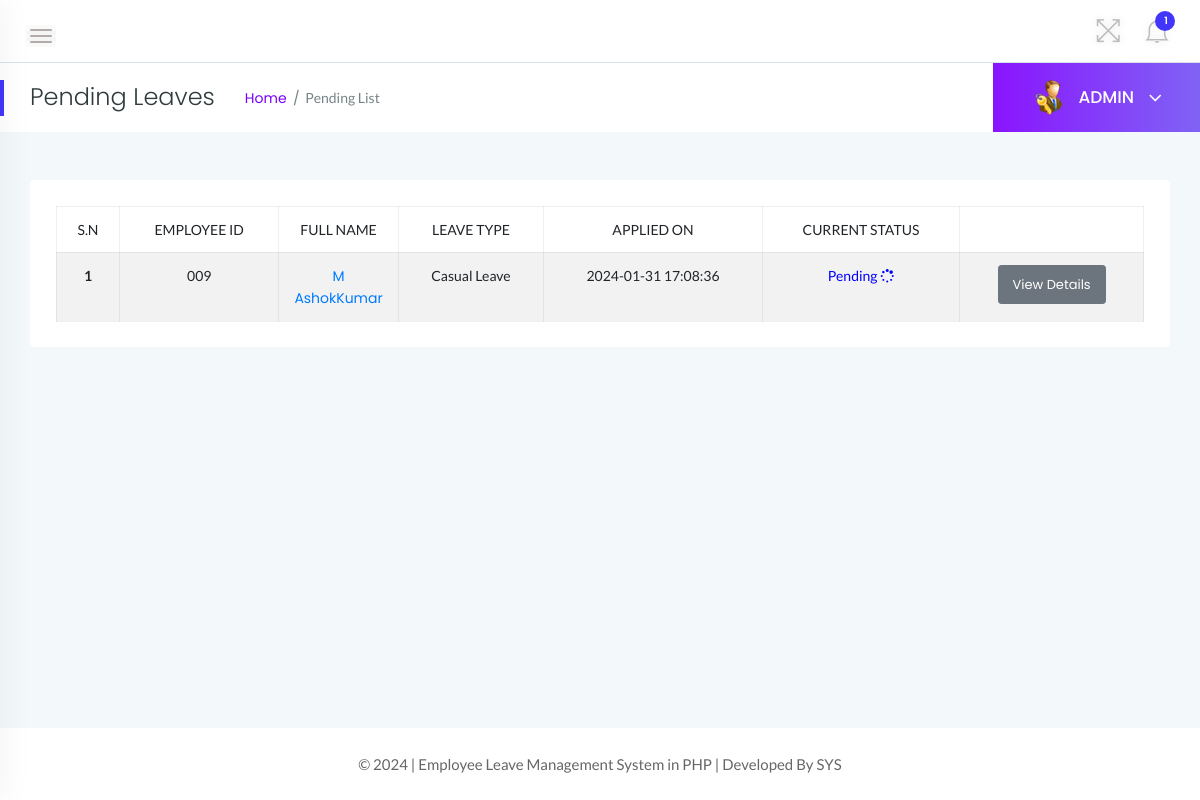
The app's page /admin/pending-history.php (signed in) with its own data.
### tables this page shows
CREATE TABLE `tblleaves` (
  `id` int(11) NOT NULL,
  `LeaveType` varchar(110) NOT NULL,
  `ToDate` varchar(120) NOT NULL,
  `FromDate` varchar(120) NOT NULL,
  `Description` mediumtext NOT NULL,
  `PostingDate` timestamp NOT NULL DEFAULT current_timestamp(),
  `AdminRemark` mediumtext DEFAULT NULL,
  `AdminRemarkDate` varchar(120) DEFAULT NULL,
  `Status` int(1) NOT NULL,
  `IsRead` int(1) NOT NULL,
  `empid` int(11) DEFAULT NULL
);

CREATE TABLE `tblemployees` (
  `id` int(11) NOT NULL,
  `EmpId` varchar(100) NOT NULL,
  `FirstName` varchar(150) NOT NULL,
  `LastName` varchar(150) NOT NULL,
  `EmailId` varchar(200) NOT NULL,
  `Password` varchar(180) NOT NULL,
  `Gender` varchar(100) NOT NULL,
  `Dob` varchar(100) NOT NULL,
  `Department` varchar(255) NOT NULL,
  `Address` varchar(255) NOT NULL,
  `City` varchar(200) NOT NULL,
  `Country` varchar(150) NOT NULL,
  `Phonenumber` char(11) NOT NULL,
  `Status` int(1) NOT NULL,
  `RegDate` timestamp NOT NULL DEFAULT current_timestamp()
);

### admin/pending-history.php (the view, shortened to what this page needs)
<?php
    if(strlen($_SESSION['alogin'])==0){
        header('location:index.php');
    } else {
 ?>
<!doctype html>
<html class="no-js" lang="en">
<head>
    <link rel="stylesheet" href="../assets/css/bootstrap.min.css">
    <link rel="stylesheet" href="../assets/css/font-awesome.min.css">
    <link rel="stylesheet" href="../assets/css/themify-icons.css">
    <link rel="stylesheet" href="../assets/css/metisMenu.css">
    <link rel="stylesheet" href="../assets/css/owl.carousel.min.css">
    <link rel="stylesheet" href="../assets/css/slicknav.min.css">
    <link rel="stylesheet" href="https://www.amcharts.com/lib/3/plugins/export/export.css" type="text/css" media="all" />
    <link rel="stylesheet" type="text/css" href="https://cdn.datatables.net/1.10.19/css/jquery.dataTables.css">
    <link rel="stylesheet" type="text/css" href="https://cdn.datatables.net/1.10.18/css/dataTables.bootstrap4.min.css">
    <link rel="stylesheet" type="text/css" href="https://cdn.datatables.net/responsive/2.2.3/css/responsive.bootstrap.min.css">
    <link rel="stylesheet" type="text/css" href="https://cdn.datatables.net/responsive/2.2.3/css/responsive.jqueryui.min.css">
    <link rel="stylesheet" href="../assets/css/typography.css">
    <link rel="stylesheet" href="../assets/css/default-css.css">
    <link rel="stylesheet" href="../assets/css/styles.css">
    <link rel="stylesheet" href="../assets/css/responsive.css">
</head>
<body>
    <div class="page-container">
        <div class="main-content">
            <div class="header-area">
                <div class="row align-items-center">
                    <div class="col-md-6 col-sm-8 clearfix">
                        <div class="nav-btn pull-left">
                            <span></span>
                            <span></span>
                            <span></span>
                        </div>
                    </div>
                    <div class="col-md-6 col-sm-4 clearfix">
                        <ul class="notification-area pull-right">
                            <li id="full-view"><i class="ti-fullscreen"></i></li>
                            <?php include '../includes/admin-notification.php'?>
                        </ul>
                    </div>
                </div>
            </div>
            <div class="page-title-area">
                <div class="row align-items-center">
                    <div class="col-sm-6">
                        <div class="breadcrumbs-area clearfix">
                            <h4 class="page-title pull-left">Pending Leaves</h4>
                            <ul class="breadcrumbs pull-left">
                                <li><a href="dashboard.php">Home</a></li>
                                <li><span>Pending List</span></li>
                            </ul>
                        </div>
                    </div>
                    <div class="col-sm-6 clearfix">
                        <div class="user-profile pull-right">
                            <img class="avatar user-thumb" src="../assets/images/admin.png" alt="avatar">
                            <h4 class="user-name dropdown-toggle" data-toggle="dropdown">ADMIN <i class="fa fa-angle-down"></i></h4>
                        </div>
                    </div>
                </div>
            </div>
            <div class="main-content-inner">
                <div class="row">
                                <div class="col-12 mt-5">
                                    <div class="card">
                                        <div class="card-body">
                                        <div class="single-table">
                                            <div class="table-responsive">
                                                <table class="table table-hover table-striped table-bordered progress-table text-center">
                                                <thead class="text-uppercase">
                                                <tr>
                                                        <td>S.N</td>
                                                        <td>Employee ID</td>
                                                        <td width="120">Full Name</td>
                                                        <td>Leave Type</td>
                                                        <td>Applied On</td>
                                                        <td>Current Status</td>
                                                        <td></td>
                                                    </tr>
                                                </thead>
                                                <tbody>
                                            <?php
                                            $status=0;
                                            $sql = "SELECT tblleaves.id as lid,tblemployees.FirstName,tblemployees.LastName,tblemployees.EmpId,tblemployees.id,tblleaves.LeaveType,tblleaves.PostingDate,tblleaves.Status from tblleaves join tblemployees on tblleaves.empid=tblemployees.id where tblleaves.Status=:status order by lid desc";
                                            $query = $dbh -> prepare($sql);
                                            $query->bindParam(':status',$status,PDO::PARAM_STR);
                                            $query->execute();
                                            $results=$query->fetchAll(PDO::FETCH_OBJ);
                                            $cnt=1;
                                            if($query->rowCount() > 0)
                                            {
                                            foreach($results as $result)
                                            {
                                                ?>
                                        <tr>
                                            <td> <b><?php echo htmlentities($cnt);?></b></td>
                                            <td><?php echo htmlentities($result->EmpId);?></td>
                                              <td><a href="update-employee.php?empid=<?php echo htmlentities($result->id);?>" target="_blank"><?php echo htmlentities($result->FirstName." ".$result->LastName);?></a></td>
                                            <td><?php echo htmlentities($result->LeaveType);?></td>
                                            <td><?php echo htmlentities($result->PostingDate);?></td>
                                                                       <td><?php $stats=$result->Status;
                                                if($stats==1){
                                             ?>
                                                 <span style="color: green">Approved <i class="fa fa-thumbs-o-up"></i></span>
                                                 <?php } if($stats==2)  { ?>
                                                <span style="color: red">Declined <i class="fa fa-thumbs-o-down"></i></span>
                                                 <?php } if($stats==0)  { ?>
                                            <span style="color: blue">Pending <i class="fa fa-spinner"></i></span>
                                            <?php } ?>
                                             </td>
                                    <td><a href="employeeLeave-details.php?leaveid=<?php echo htmlentities($result->lid);?>" class="btn btn-secondary btn-sm"  > View Details</a></td>
                                    </tr>
                                         <?php $cnt++;} }?>
                                    </tbody>
                                                </table>
                                            </div>
                                        </div>
                                        </div>
                                    </div>
                                </div>
                </div>
                </div>
            </div>
            <?php include '../includes/footer.php' ?>
        </div>
</body>
</html>
<?php } ?>

### assets/css/typography.css (style rules this page uses)
body { font-size: 14px; font-family: 'Lato', sans-serif; }
h1, h2, h3, h4, h5, h6 { margin: 0; font-family: 'Poppins', sans-serif; }
a, a:visited { text-decoration: none; transition: all 0.3s ease-in-out; -webkit-transition: all 0.3s ease-in-out; -moz-transition: all 0.3s ease-in-out; -o-transition: all 0.3s ease-in-out; outline: 0; font-family: 'Poppins', sans-serif; }
ul, ol { margin-bottom: 0px; margin-top: 0px; padding: 0; }
ul { margin: 0; list-style-type: none; }

### assets/css/default-css.css (style rules this page uses)
* { margin: 0; padding: 0; box-sizing: border-box; }
*, *:before, *:after { -moz-box-sizing: border-box; -webkit-box-sizing: border-box; box-sizing: border-box; }
html { -webkit-font-smoothing: antialiased; }
body { background: #fff; font-weight: normal; -webkit-font-smoothing: antialiased; -webkit-text-size-adjust: 100%; }
img { max-width: 100%; height: auto; }
:root { --primary-color: #4336FB; }

### assets/css/responsive.css (style rules this page uses)
@media (min-width: 1200px) and (max-width: 1364px) { .nav-btn { position: fixed; z-index: 99; left: 363px; background: #303641; padding: 14px; top: 0; margin: 0; } }
@media (min-width: 1200px) and (max-width: 1364px) { .nav-btn span { background: #fffbfb; } }
@media (min-width: 1200px) and (max-width: 1364px) { .sbar_collapsed .nav-btn { position: initial; background: none; padding: 0; margin: 10px 30px 0 0; } }
@media (min-width: 1200px) and (max-width: 1364px) { .sbar_collapsed .nav-btn span { background: #b3aaaa; } }
@media (min-width: 1200px) and (max-width: 1364px) { .main-content-inner { padding: 0 15px 50px; } }
@media (min-width: 1200px) and (max-width: 1364px) { .page-container, .sbar_collapsed.page-container { padding-left: 0; } }

### records on screen
tblleaves: tblemployees.EmpId "009", tblemployees.FirstName+LastName "M AshokKumar", LeaveType "Casual Leave", PostingDate "2024-01-31 17:08:36", Status "Pending"

### other values on screen
$unreadcount "1"
